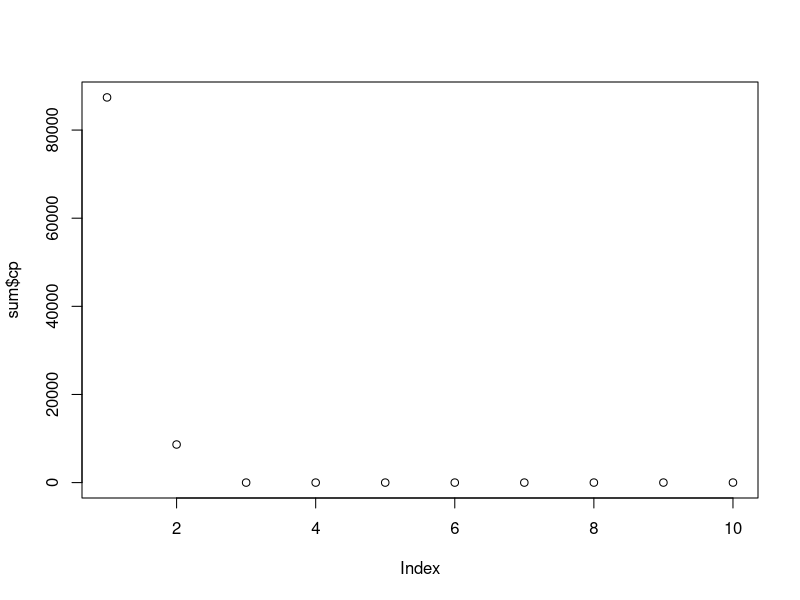
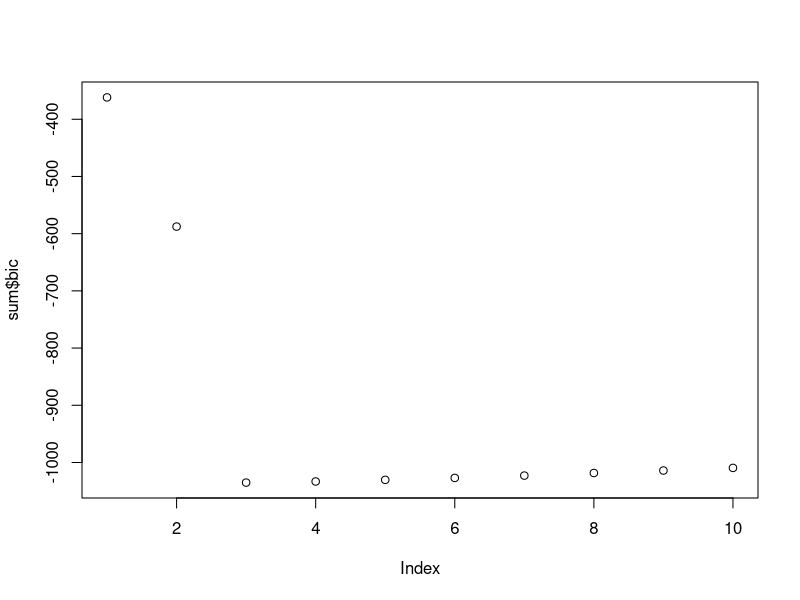
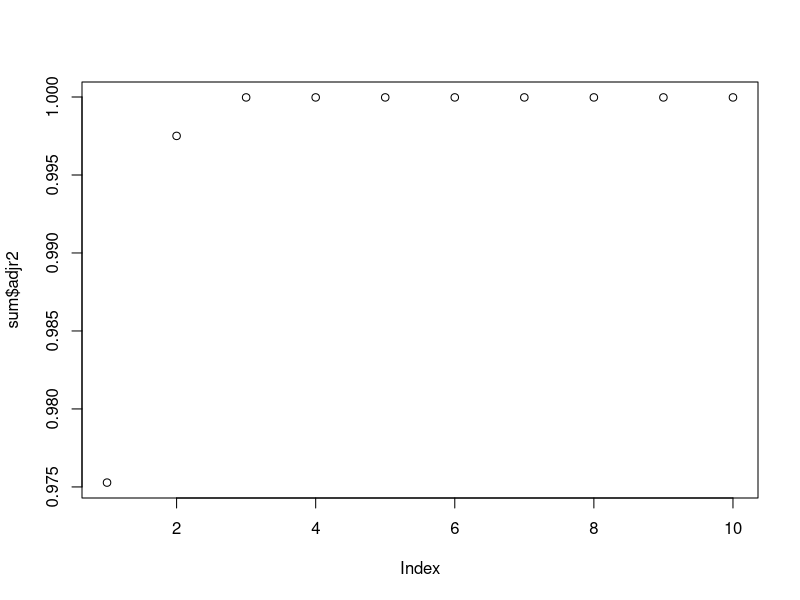

Reproduce these figures in R, in order. (Note: this script raises an error after producing the figures.)
#use rnorm() to generate a predictor X of lenght n=100 and random noise
set.seed(123456)
X<-rnorm(100)
e<-rnorm(100)
#generate a response vector Y
b0<-10
b1<-15
b2<-20
b3<-50
Y<-b0+b1*X+b2*(X^2)+b3*(X^3)+e
#use regsubsets() to perform best subset selection
library(leaps)
data.fr<-data.frame(X,Y)
sub.select<-regsubsets(Y~poly(X,degree=10,raw=TRUE),data=data.fr,nvmax=10)
sum<-summary(sub.select)
plot(sum$cp)
which.min(sum$cp)
plot(sum$bic)
which.min(sum$bic)
plot(sum$adjr2)
which.max(sum$adjr2)
coefficients(sum$cp,id=3)
coefficients(sub.select,id=4)
coefficients(sub.select,id=6)
fwd.sub<-regsubsets(Y~poly(X, 10, raw=TRUE),data=data.fr, nvmax = 10, method = "forward")
bwd.sub<-regsubsets(Y~poly(X, 10, raw=TRUE),data=data.fr, nvmax = 10, method = "backward")
sum.fwd<-summary(fwd.sub)
sum.bwd<-summary(bwd.sub)
plot(fwd.sub)
which.min(sum.fwd$cp)
which.min(sum.bwd$cp)
which.min(sum.fwd$bic)
which.min(sum.bwd$bic)
which.max(sum.fwd$adjr2)
which.max(sum.bwd$adjr2)

#fit a lasso model using X, X^2...X^10 as predictors
install.packages("glmnet")
library(glmnet)
data.matrix<-model.matrix(Y~poly(X,10,raw=TRUE),data=data.fr)
lasso.fit<-cv.glmnet(data.matrix[,-1],Y,alpha=1)
plot(lasso.fit)
best.fit<-glmnet(data.matrix,Y,alpha=1)
predict(best.fit,s=lasso.fit$lambda.min,type="coefficients")
#generate a response vector Y
b7<-4
Y<-b0+b7*(X^7)+e
#subset selection
data.fr7<-data.frame(Y,X)
fit.sub<-regsubsets(Y~poly(X,10,raw=TRUE),data=data.fr7,nvmax=10)
which.min(summary(fit.sub)$cp)
coefficients(fit.sub, id = 3)
which.min(summary(fit.sub)$bic)
coefficients(fit.sub, id = 2)
which.max(summary(fit.sub)$adjr2)
coefficients(fit.sub, id = 5)
#lasso
data.matrix7<-model.matrix(Y~poly(X,10,raw=T),data=data.fr7)
lasso.fit7<-cv.glmnet(data.matrix7[,-1],Y,alpha=1)
plot(lasso.fit7)
best.fit7<-glmnet(data.matrix7,Y,alpha=1)
predict(best.fit7,s=lasso.fit7$lambda.min,type="coefficients")
